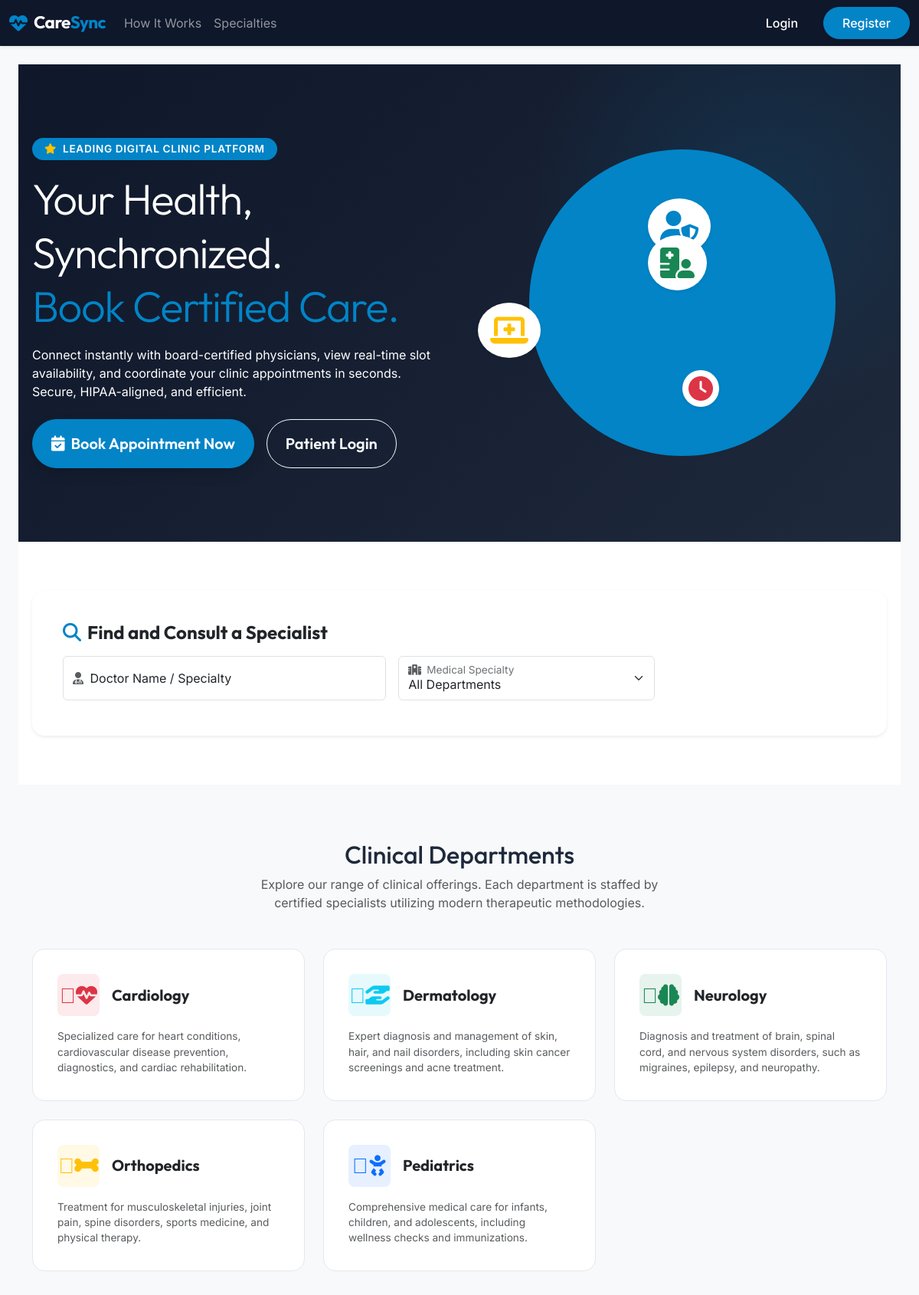
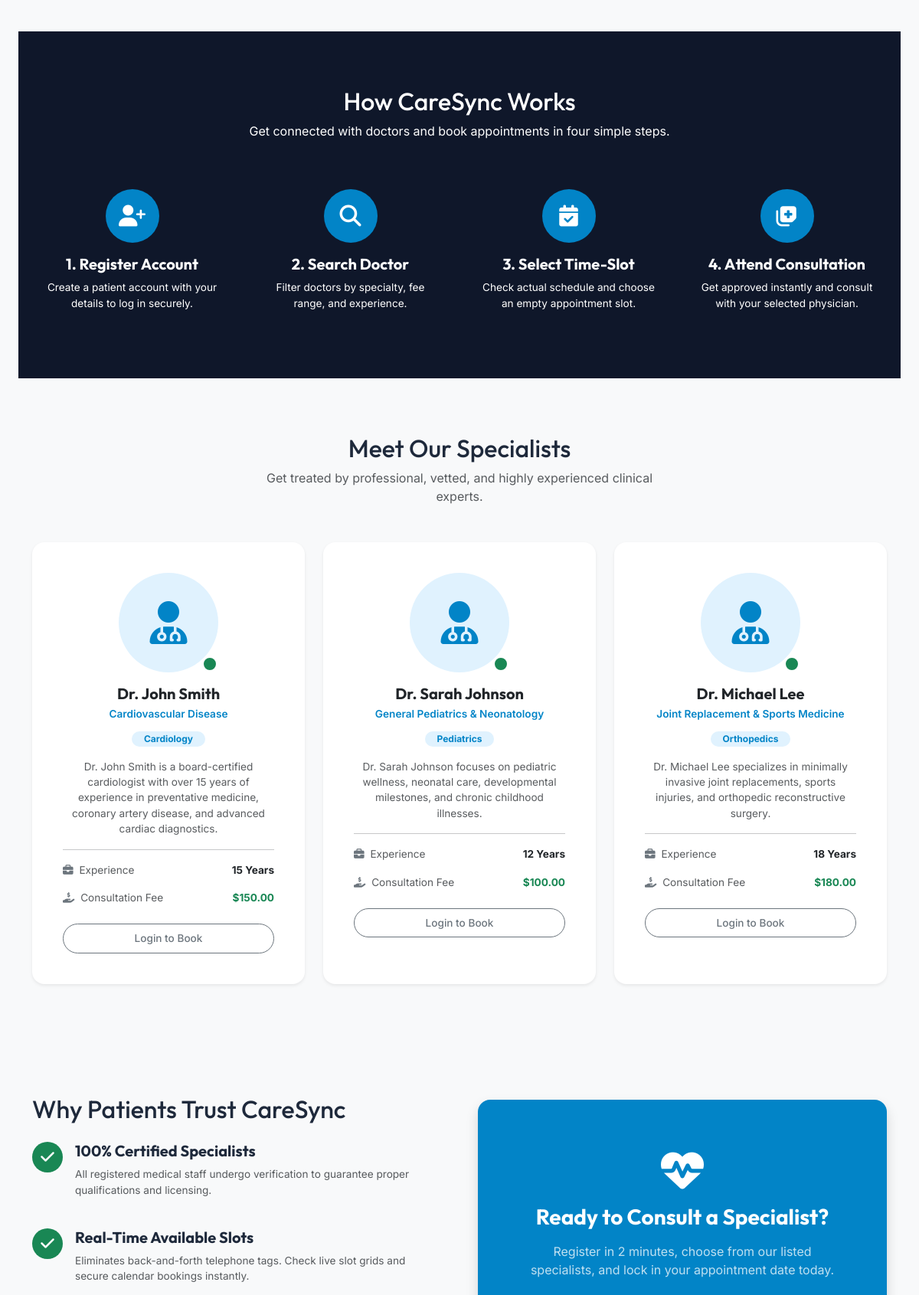
The page / (upper part) on the database its author committed (2 pictures, top to bottom).
### tables this page shows
CREATE TABLE `departments` (
  `id` INT AUTO_INCREMENT PRIMARY KEY,
  `name` VARCHAR(100) NOT NULL UNIQUE,
  `description` TEXT NOT NULL,
  `status` ENUM('active', 'inactive') NOT NULL DEFAULT 'active',
  `created_at` TIMESTAMP DEFAULT CURRENT_TIMESTAMP
);

CREATE TABLE `doctors` (
  `id` INT AUTO_INCREMENT PRIMARY KEY,
  `user_id` INT NOT NULL,
  `department_id` INT NOT NULL,
  `specialization` VARCHAR(100) NOT NULL,
  `qualification` VARCHAR(255) NOT NULL,
  `experience` INT NOT NULL COMMENT 'Experience in years',
  `consultation_fee` DECIMAL(10, 2) NOT NULL,
  `phone` VARCHAR(20) NOT NULL,
  `bio` TEXT NOT NULL,
  `image` VARCHAR(255) DEFAULT NULL,
  `status` ENUM('active', 'inactive') NOT NULL DEFAULT 'active',
  `created_at` TIMESTAMP DEFAULT CURRENT_TIMESTAMP,
  FOREIGN KEY (`user_id`) REFERENCES `users` (`id`) ON DELETE CASCADE,
  FOREIGN KEY (`department_id`) REFERENCES `departments` (`id`) ON DELETE RESTRICT
);

CREATE TABLE `users` (
  `id` INT AUTO_INCREMENT PRIMARY KEY,
  `name` VARCHAR(100) NOT NULL,
  `email` VARCHAR(100) NOT NULL UNIQUE,
  `password` VARCHAR(255) NOT NULL,
  `role` ENUM('admin', 'doctor', 'patient') NOT NULL,
  `status` ENUM('active', 'inactive') NOT NULL DEFAULT 'active',
  `created_at` TIMESTAMP DEFAULT CURRENT_TIMESTAMP
);

### index.php (the view, shortened to what the rows shown need)
<?php
require_once __DIR__ . '/includes/header.php';
require_once __DIR__ . '/config/database.php';
$departments = [];
$doctors = [];
try {
    $depStmt = $pdo->query("SELECT * FROM departments WHERE status = 'active' ORDER BY name ASC");
    $departments = $depStmt->fetchAll();
    $docQuery = "
        SELECT d.*, u.name AS doctor_name, dep.name AS department_name
        FROM doctors d
        JOIN users u ON d.user_id = u.id
        JOIN departments dep ON d.department_id = dep.id
        WHERE d.status = 'active' AND u.status = 'active'
        LIMIT 3
    ";
    $docStmt = $pdo->query($docQuery);
    $doctors = $docStmt->fetchAll();
} catch (PDOException $e) {
}
?>
<section class="hero-section text-white py-5 d-flex align-items-center">
    <div class="container py-5 z-2">
        <div class="row align-items-center g-5">
            <div class="col-lg-6 text-center text-lg-start">
                <h1 class="display-4 font-outfit fw-extrabold text-white lh-sm tracking-tight mb-3">
                    Your Health, Synchronized. <br><span class="text-medical-blue">Book Certified Care.</span>
                </h1>
            </div>
        </div>
    </div>
</section>
<section class="py-5" id="departments">
    <div class="container my-4">
        <div class="text-center mb-5">
            <h2 class="font-outfit fw-extrabold text-dark-blue">Clinical Departments</h2>
        </div>
        <div class="row g-4">
            <?php if (empty($departments)): ?>
                <div class="col-12 text-center text-muted">No specialties currently listed.</div>
            <?php else: ?>
                <?php
                $icons = [
                    'Cardiology' => 'fa-heart-pulse text-danger bg-danger bg-opacity-10',
                    'Pediatrics' => 'fa-baby text-primary bg-primary bg-opacity-10',
                    'Orthopedics' => 'fa-bone text-warning bg-warning bg-opacity-10',
                    'Dermatology' => 'fa-hand-holding-hand text-info bg-info bg-opacity-10',
                    'Neurology' => 'fa-brain text-success bg-success bg-opacity-10'
                ];
                foreach ($departments as $dept):
                    $iconClass = isset($icons[$dept['name']]) ? $icons[$dept['name']] : 'fa-hand-holding-medical text-medical-blue bg-medical-light';
                ?>
                    <div class="col-md-6 col-lg-4">
                        <div class="card card-feature h-100 p-3 bg-white">
                            <div class="card-body">
                                <div class="d-flex align-items-center mb-3">
                                    <div class="rounded-3 p-3 me-3 fs-3 d-flex align-items-center justify-content-center <?php echo $iconClass; ?>" style="width: 55px; height: 55px;">
                                        <i class="fa-solid <?php echo explode(' ', $iconClass)[0]; ?>"></i>
                                    </div>
                                    <h4 class="font-outfit fw-bold m-0 fs-5 text-dark-blue"><?php echo sanitize($dept['name']); ?></h4>
                                </div>
                                <p class="text-muted fs-8 mb-0 text-justify"><?php echo sanitize($dept['description']); ?></p>
                            </div>
                        </div>
                    </div>
                <?php endforeach; ?>
            <?php endif; ?>
        </div>
    </div>
</section>
<section class="py-5 bg-dark-blue text-white" id="how-it-works">
    <div class="container my-4">
        <div class="text-center mb-5">
            <h2 class="font-outfit fw-extrabold text-white">How CareSync Works</h2>
        </div>
    </div>
</section>
<section class="py-5" id="doctors">
    <div class="container my-4">
        <div class="text-center mb-5">
            <h2 class="font-outfit fw-extrabold text-dark-blue">Meet Our Specialists</h2>
        </div>
        <div class="row g-4 justify-content-center">
            <?php if (empty($doctors)): ?>
                <div class="col-12 text-center text-muted">No doctors found.</div>
            <?php else: ?>
                <?php foreach ($doctors as $doc): ?>
                    <div class="col-md-6 col-lg-4">
                        <div class="card border-0 shadow-sm rounded-4 text-center p-4 h-100 bg-white">
                            <div class="card-body">
                                <div class="mb-3 position-relative d-inline-block">
                                    <div class="rounded-circle bg-medical-light d-flex align-items-center justify-content-center mx-auto" style="width: 130px; height: 130px;">
                                        <i class="fa-solid fa-user-md display-4 text-medical-blue"></i>
                                    </div>
                                    <span class="position-absolute bottom-0 end-0 badge bg-success border border-white border-3 rounded-circle p-2"><span class="visually-hidden">Active</span></span>
                                </div>
                                <h4 class="font-outfit fw-bold mb-1 fs-5 text-dark-blue"><?php echo sanitize($doc['doctor_name']); ?></h4>
                                <p class="text-medical-blue fs-8 fw-semibold mb-2"><?php echo sanitize($doc['specialization']); ?></p>
                                <span class="badge bg-medical-light text-medical-blue rounded-pill px-3 py-1 fs-9 mb-3"><?php echo sanitize($doc['department_name']); ?></span>
                                <p class="text-muted fs-8 text-justify line-clamp-3 mb-3"><?php echo sanitize($doc['bio']); ?></p>
                                <hr class="my-3">
                                <div class="d-flex justify-content-between align-items-center mb-3 fs-8">
                                    <span class="text-muted"><i class="fa-solid fa-briefcase text-secondary me-1"></i> Experience</span>
                                    <strong class="text-dark"><?php echo $doc['experience']; ?> Years</strong>
                                </div>
                                <div class="d-flex justify-content-between align-items-center mb-4 fs-8">
                                    <span class="text-muted"><i class="fa-solid fa-hand-holding-dollar text-secondary me-1"></i> Consultation Fee</span>
                                    <strong class="text-success">$<?php echo number_format($doc['consultation_fee'], 2); ?></strong>
                                </div>
                                <?php if (isset($_SESSION['role']) && $_SESSION['role'] === 'patient'): ?>
                                    <a href="<?php echo BASE_URL; ?>patient/doctor-details.php?id=<?php echo $doc['id']; ?>" class="btn btn-medical-blue text-white w-100 py-2 rounded-pill fw-medium fs-8 shadow-sm">
                                        <i class="fa-solid fa-calendar-check me-1"></i> Book Consultation
                                    </a>
                                <?php else: ?>
                                    <a href="<?php echo BASE_URL; ?>auth/login.php" class="btn btn-outline-secondary w-100 py-2 rounded-pill fw-medium fs-8">
                                        Login to Book
                                    </a>
                                <?php endif; ?>
                            </div>
                        </div>
                    </div>
                <?php endforeach; ?>
            <?php endif; ?>
        </div>
    </div>
</section>
<section class="py-5 bg-light">
    <div class="container my-4">
        <div class="row align-items-center g-5">
            <div class="col-lg-6">
                <h2 class="font-outfit fw-extrabold text-dark-blue mb-4">Why Patients Trust CareSync</h2>
            </div>
        </div>
    </div>
</section>
<?php
require_once __DIR__ . '/includes/footer.php';
?>

### rows shown on the page
departments: name "Cardiology", description "Specialized care for heart conditions, cardiovascular disease prevention, diagnostics, and cardiac rehabilitation."
departments: name "Dermatology", description "Expert diagnosis and management of skin, hair, and nail disorders, including skin cancer screenings and acne treatment."
departments: name "Neurology", description "Diagnosis and treatment of brain, spinal cord, and nervous system disorders, such as migraines, epilepsy, and neuropathy."
departments: name "Orthopedics", description "Treatment for musculoskeletal injuries, joint pain, spine disorders, sports medicine, and physical therapy."
departments: name "Pediatrics", description "Comprehensive medical care for infants, children, and adolescents, including wellness checks and immunizations."
doctors: user.name "Dr. John Smith", specialization "Cardiovascular Disease", department.name "Cardiology", bio "Dr. John Smith is a board-certified cardiologist with over 15 years of experience in preventative medicine, coronary artery disease, and advanced cardiac diagnostics.", experience "15", consultation_fee "150.00"
doctors: user.name "Dr. Sarah Johnson", specialization "General Pediatrics & Neonatology", department.name "Pediatrics", bio "Dr. Sarah Johnson focuses on pediatric wellness, neonatal care, developmental milestones, and chronic childhood illnesses.", experience "12", consultation_fee "100.00"
doctors: user.name "Dr. Michael Lee", specialization "Joint Replacement & Sports Medicine", department.name "Orthopedics", bio "Dr. Michael Lee specializes in minimally invasive joint replacements, sports injuries, and orthopedic reconstructive surgery.", experience "18", consultation_fee "180.00"
